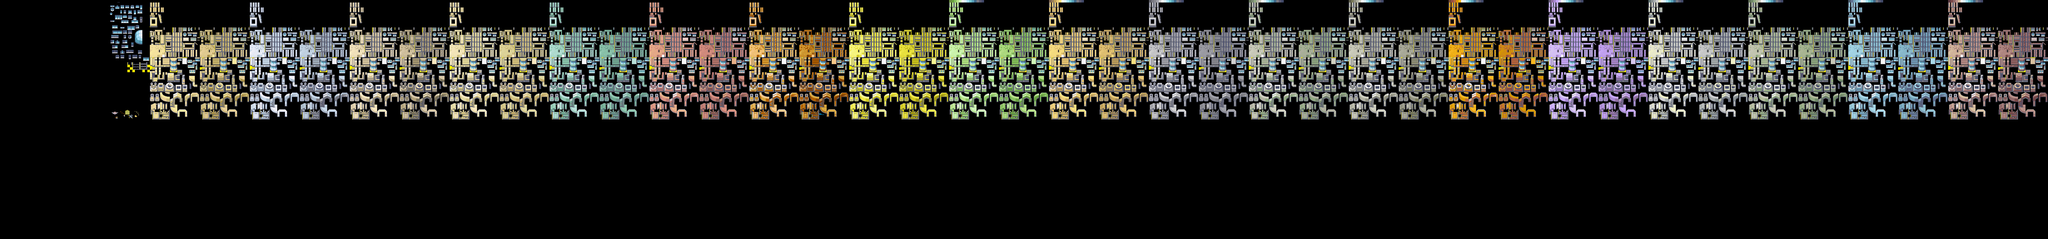

Below is a game level as drawn by its tile map, then a one-line description and the .tmx that defines it (tile-layer data replaced by summaries):
An orthogonal 820x96 tile map with 8x8 px tiles, 1 tile layer (Tile Layer 1), 1 hidden layer not drawn.

<map version="1.8" tiledversion="1.8.4" orientation="orthogonal" renderorder="right-down" width="820" height="96" tilewidth="8" tileheight="8" infinite="0" nextlayerid="3" nextobjectid="1">
 <tileset firstgid="1" source="Buildings 3.tsx" />
 <layer id="2" name="Grid" width="820" height="96" visible="0">
  <data>[78720 cells, 0 non-empty, 0 distinct tile ids]</data>
 </layer>
 <layer id="1" name="Tile Layer 1" width="820" height="96">
  <data>[78720 cells, 55414 non-empty, 55414 distinct tile ids]</data>
 </layer>
</map>
